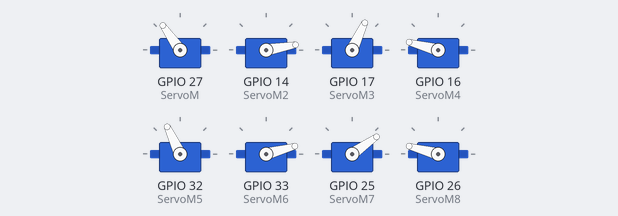
Simulated run of this sketch. Board: ESP32. On the bench: 8 × servo.

Above: at 0.05 s.
At 0.25 s:
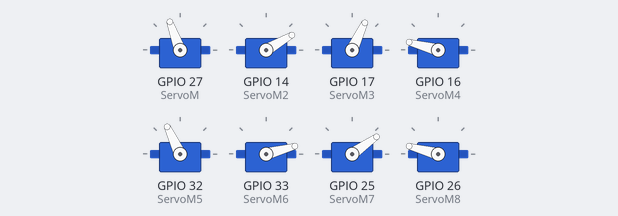
At 0.55 s:
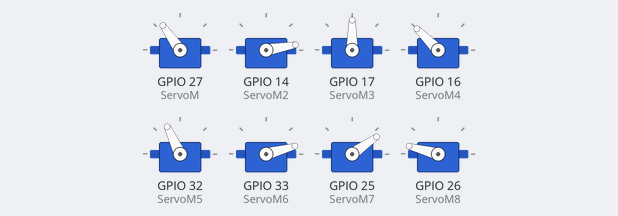
At 0.85 s:
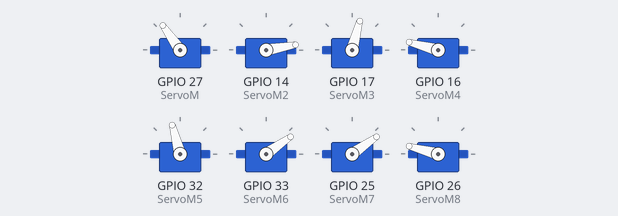
At 1.05 s:
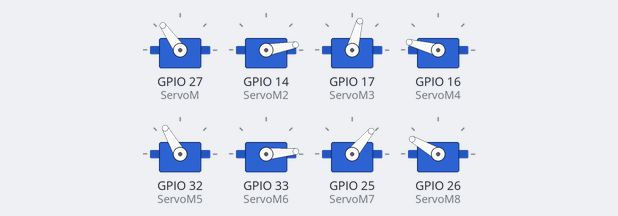
At 1.2 s:
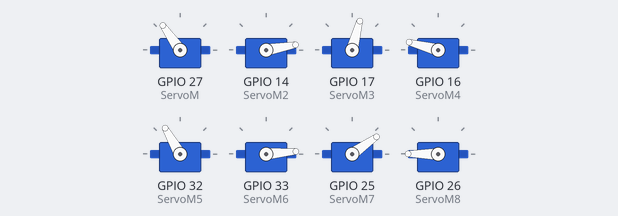
Timing chart, 0 to 3.0 s (numbered marks = the images above):
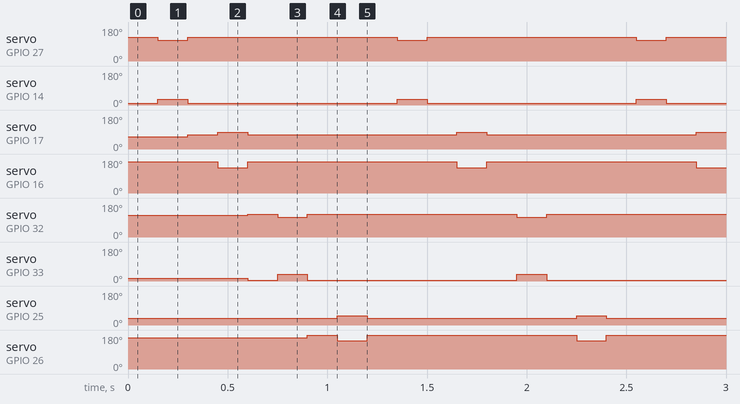

The sketch:

archit.ino
```cpp
#include <ESP32Servo.h>


Servo ServoM;
Servo ServoM2;
Servo ServoM3;
Servo ServoM4;


Servo ServoM5;
Servo ServoM6;
Servo ServoM7;
Servo ServoM8;

void setup()
{
  ServoM.attach(27); // upper
  ServoM2.attach(14); //lower
  ServoM3.attach(17); // upper
  ServoM4.attach(16); //lower

  ServoM5.attach(32); // upper
  ServoM6.attach(33); //lower
  ServoM7.attach(25); // upper
  ServoM8.attach(26); //lower


  Serial.begin(9600);
  ServoM.write(115);
  ServoM2.write(15);
  ServoM3.write(65);
  ServoM4.write(165);

  ServoM5.write(115);
  ServoM6.write(15);
  ServoM7.write(35);
  ServoM8.write(165);

}


void loop()
{
//  delay(1000);


//BACK LEFT
//  int i = 0;
  for(int i=0; i<1; i++){
    ServoM.write(125);
    ServoM2.write(10);
//    delay(100);
  }
  delay(150);
//  int j = 0;
  for(int j=0; j<1; j++){
    ServoM.write(110);
    ServoM2.write(30);
//    delay(100);
  }
  delay(150);
//  int k = 0;
  for(int k=0; k<1; k++){
    ServoM.write(125);
    ServoM2.write(10);
//    delay(100);
  }


//FRONT RIGHT
  for(int i=0; i<1; i++){
    ServoM3.write(75);
    ServoM4.write(165);
//    delay(100);
  }
  delay(150);
  for(int j=0; j<1; j++){
    ServoM3.write(90);
    ServoM4.write(135);
//    delay(100);
  }
  delay(150);
  for(int k=0; k<1; k++){
    ServoM3.write(75);
    ServoM4.write(165);
//    delay(100);
  }


//FRONT LEFT
//  int i = 0;
  for(int i=0; i<1; i++){
    ServoM5.write(120);
    ServoM6.write(5);
//    delay(100);
  }
  delay(150);
//  int j = 0;
  for(int j=0; j<1; j++){
    ServoM5.write(105);
    ServoM6.write(35);
//    delay(100);
  }
  delay(150);
//  int k = 0;
  for(int k=0; k<1; k++){
    ServoM5.write(120);
    ServoM6.write(5);
//    delay(100);
  }


//BACK RIGHT
  for(int i=0; i<1; i++){
    ServoM7.write(35);
    ServoM8.write(180);
//    delay(100);
  }
  delay(150);
  for(int j=0; j<1; j++){
    ServoM7.write(50);
    ServoM8.write(150);
//    delay(100);
  }
  delay(150);
  for(int k=0; k<1; k++){
    ServoM7.write(35);
    ServoM8.write(180);
//    delay(100);
  }


//  int pos = 0;
//  for (pos = 0; pos <= 35; pos++)
//  {
//    ServoM.write(90+ pos);
//    ServoM2.write(55-(pos));
//    ServoM3.write(180-90+ pos);
//    ServoM4.write(180-55-(pos));
//    delay(10);
//  }
//  Serial.println("90 Reached");
//  delay(500);
//
//  for (pos = 0; pos <=35; pos++)
//  {
//    ServoM.write(125-pos);
//    ServoM2.write(20+(pos));
//
//    ServoM3.write(180-125-pos);
//    ServoM4.write(180-20+(pos));
//    delay(10);
//  }
//  Serial.println("0 Reached");
////  delay(1200);


}
```

Measured:
- by itself, servo on GPIO 27 (ServoM): alternates 125° for 1.1 s and 110° for 0.15 s
- by itself, servo on GPIO 14 (ServoM2): alternates 30° for 0.15 s and 10° for 1.1 s
- by itself, servo on GPIO 17 (ServoM3): repeats every 1.2 s: 90° 0.15 s, 75° 1.1 s
- by itself, servo on GPIO 16 (ServoM4): alternates 165° for 1.1 s and 135° for 0.15 s
- by itself, servo on GPIO 32 (ServoM5): repeats every 1.2 s: 105° 0.15 s, 120° 1.1 s
- by itself, servo on GPIO 33 (ServoM6): repeats every 1.2 s: 35° 0.15 s, 5° 1.1 s
- by itself, servo on GPIO 25 (ServoM7): alternates 50° for 0.15 s and 35° for 1.1 s
- by itself, servo on GPIO 26 (ServoM8): repeats every 1.2 s: 150° 0.15 s, 180° 1.1 s
